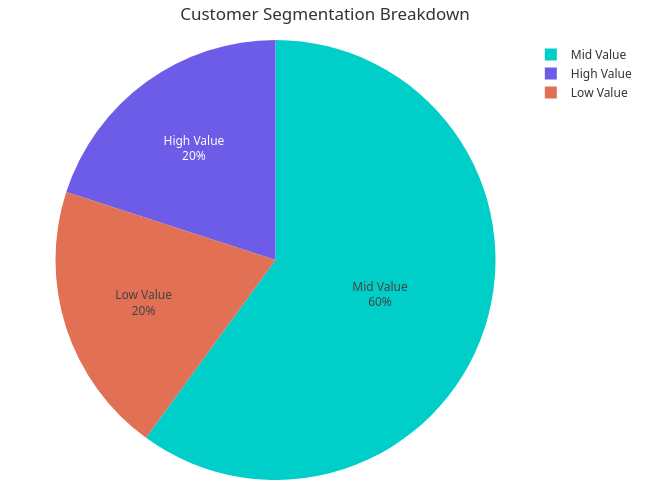

The cell this chart's notebook holds for it:
### Markdown cell above
### Customer Segmentation Breakdown

### Code cell
df = pd.read_csv("../data/gold/customer_value.csv")

# Ensure consistent ordering
order = ["High Value", "Mid Value", "Low Value"]

segment_counts = (
    df["Segment"]
    .value_counts()
    .reindex(order)
    .dropna()
    .reset_index()
)

segment_counts.columns = ["Segment", "Count"]

fig = px.pie(
    segment_counts,
    names="Segment",
    values="Count",
    color="Segment",
    color_discrete_map={
        "High Value": "#6C5CE7",
        "Mid Value": "#00CEC9",
        "Low Value": "#E17055"
    }
)

fig.update_traces(
    textposition="inside",
    textinfo="label+percent"
)

fig.update_layout(
    title={
        'text': "Customer Segmentation Breakdown",
        'x': 0.5,
        'xanchor': 'center'
    },
    width=650,
    height=500,
    margin=dict(l=30, r=30, t=40, b=20),
    font=dict(
        family="Segoe UI, Roboto, Arial",
        size=12,
        color="#333"
    )
)

fig.show()

### Figure 1 — Plotly figure (JSON) as saved in the notebook; plotly's stock layout.template omitted (floating-point values rounded to 4 significant figures)
{"data": [{"customdata": [["High Value"], ["Mid Value"], ["Low Value"]], "domain": {"x": [0, 1], "y": [0, 1]}, "hovertemplate": "Segment=%{customdata[0]}<br>Count=%{value}<extra></extra>", "labels": ["High Value", "Mid Value", "Low Value"], "legendgroup": "", "marker": {"colors": ["#6C5CE7", "#00CEC9", "#E17055"]}, "name": "", "showlegend": true, "textinfo": "label+percent", "textposition": "inside", "type": "pie", "values": [817, 2451, 816]}], "layout": {"font": {"color": "#333", "family": "Segoe UI, Roboto, Arial", "size": 12}, "height": 500, "legend": {"tracegroupgap": 0}, "margin": {"b": 20, "l": 30, "r": 30, "t": 40}, "title": {"text": "Customer Segmentation Breakdown", "x": 0.5, "xanchor": "center"}, "width": 650}}
